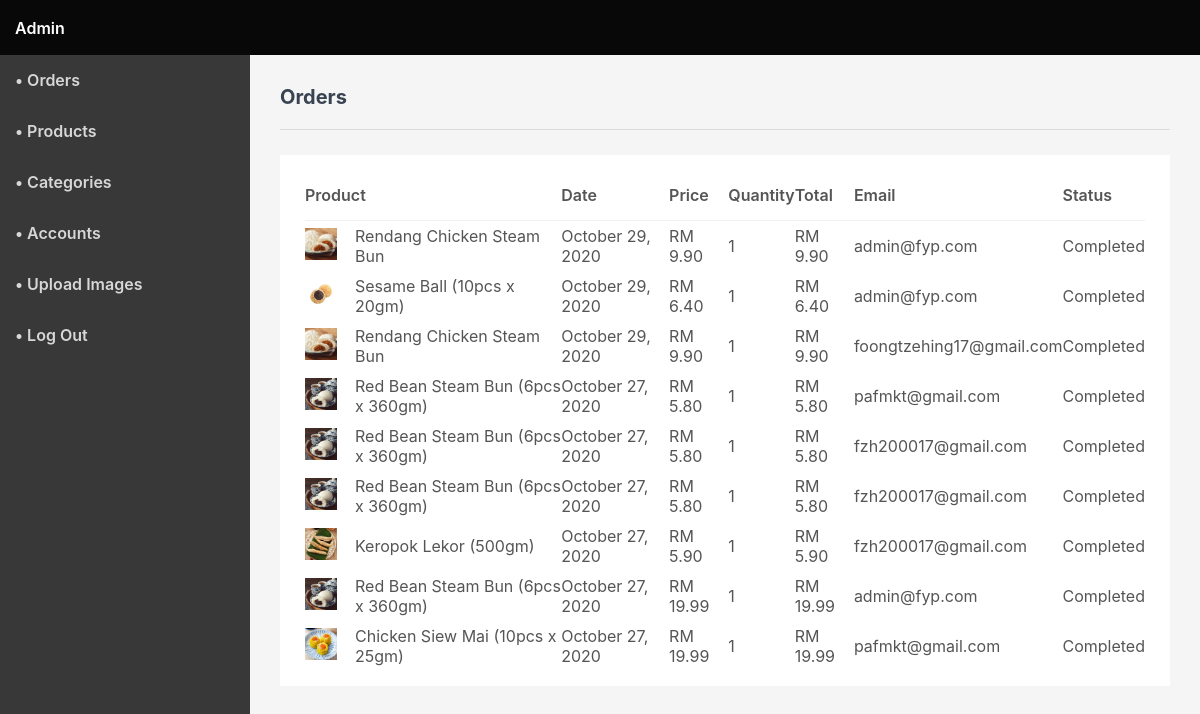
Page /admin/index.php (signed in) on the committed database.
### tables this page shows
CREATE TABLE `transactions` (
  `id` int(11) NOT NULL,
  `txn_id` varchar(255) NOT NULL,
  `payment_amount` decimal(7,2) NOT NULL,
  `payment_status` varchar(30) NOT NULL,
  `created` datetime NOT NULL,
  `payer_email` varchar(255) NOT NULL DEFAULT '',
  `first_name` varchar(100) NOT NULL DEFAULT '',
  `last_name` varchar(100) NOT NULL DEFAULT '',
  `address_street` varchar(255) NOT NULL DEFAULT '',
  `address_city` varchar(100) NOT NULL DEFAULT '',
  `address_state` varchar(100) NOT NULL DEFAULT '',
  `address_zip` varchar(50) NOT NULL DEFAULT '',
  `address_country` varchar(100) NOT NULL DEFAULT '',
  `account_id` int(11) DEFAULT NULL,
  `payment_method` varchar(50) NOT NULL DEFAULT 'website'
);

CREATE TABLE `products` (
  `id` int(11) NOT NULL,
  `name` varchar(200) NOT NULL,
  `desc` text NOT NULL,
  `price` decimal(7,2) NOT NULL,
  `rrp` decimal(7,2) NOT NULL DEFAULT 0.00,
  `quantity` int(11) NOT NULL,
  `img` text NOT NULL,
  `date_added` datetime NOT NULL DEFAULT current_timestamp()
);

CREATE TABLE `transactions_items` (
  `id` int(11) NOT NULL,
  `txn_id` varchar(255) NOT NULL,
  `item_id` int(11) NOT NULL,
  `item_price` decimal(7,2) NOT NULL,
  `item_quantity` int(11) NOT NULL,
  `item_options` varchar(255) NOT NULL
);

### admin/index.php (called while the page is built, shortened)
<?php
include '../functions.php';
$page = isset($_GET['page']) && file_exists($_GET['page'] . '.php') ? $_GET['page'] : 'orders';
include $page . '.php';
?>

### admin/orders.php (the view, shortened to what this page needs)
<?php
$stmt = $pdo->prepare('SELECT
    p.img AS img,
    p.name AS name,
    t.*,
    ti.item_price AS price,
    ti.item_quantity AS quantity,
    ti.item_options AS options
    FROM transactions t
    JOIN transactions_items ti ON ti.txn_id = t.txn_id
    JOIN products p ON p.id = ti.item_id
    ORDER BY t.created DESC');
$stmt->execute();
$orders = $stmt->fetchAll(PDO::FETCH_ASSOC);
?>
<?=template_admin_header('Orders')?>
<h2>Orders</h2>
<div class="content-block">
    <div class="table">
        <table>
            <thead>
                <tr>
                    <td colspan="2">Product</td>
                    <td class="responsive-hidden">Date</td>
                    <td class="responsive-hidden">Price</td>
                    <td>Quantity</td>
                    <td>Total</td>
                    <td class="responsive-hidden">Email</td>
                    <td class="responsive-hidden">Status</td>
                </tr>
            </thead>
            <tbody>
                <?php if (empty($orders)): ?>
                <tr>
                    <td colspan="8" style="text-align:center;">There are no recent orders</td>
                </tr>
                <?php else: ?>
                <?php foreach ($orders as $order): ?>
                <tr class="details">
                    <td class="img">
                        <?php if (!empty($order['img']) && file_exists('../imgs/' . $order['img'])): ?>
                        <img src="../imgs/<?=$order['img']?>" width="32" height="32" alt="<?=$order['name']?>">
                        <?php endif; ?>
                    </td>
                    <td><?=$order['name']?></td>
                    <td class="responsive-hidden"><?=date('F j, Y', strtotime($order['created']))?></td>
                    <td class="responsive-hidden"><?=currency_code?><?=number_format($order['price'],2)?></td>
                    <td><?=$order['quantity']?></td>
                    <td><?=currency_code?><?=number_format($order['price'] * $order['quantity'], 2)?></td>
                    <td class="responsive-hidden"><?=$order['payer_email']?></td>
                    <td class="responsive-hidden"><?=$order['payment_status']?></td>
                </tr>
                <?php endforeach; ?>
                <?php endif; ?>
            </tbody>
        </table>
    </div>
</div>
<?=template_admin_footer()?>

### admin/admin.css (style rules this page uses)
* { box-sizing: border-box; font-family: -apple-system, BlinkMacSystemFont, "segoe ui", roboto, oxygen, ubuntu, cantarell, "fira sans", "droid sans", "helvetica neue", Arial, sans-serif; font-size: 16px; -webkit-font-smoothing: antialiased; -moz-osx-font-smoothing: grayscale; }
html { height: 100%; }
body { position: relative; min-height: 100%; color: #555555; background-color: #F5F5F5; margin: 0; }
h1, h2, h3, h4, h5 { color: #394352; margin: 0; padding: 0; }
main h2 { font-size: 20px; padding-bottom: 20px; border-bottom: 1px solid #dbdbdd; }
main .content-block { background-color: #fff; margin-top: 25px; padding: 15px; }
main .table { padding: 0 10px; }
main .table table { width: 100%; border-collapse: collapse; }
main .table table thead td { font-weight: 600; padding: 15px 0; }
main .table table thead tr { border-bottom: 1px solid #f0f0f1; }
main .table table tbody td { padding: 5px 0; }
main .table table tbody .img { width: 50px; }
main .table table .details { cursor: pointer; }

### rows in the picture
transactions: products.img (picture), products.name "Rendang Chicken Steam Bun", created "October 29, 2020", transactions_items.item_price "9.90", transactions_items.item_quantity "1", payer_email "admin@fyp.com", payment_status "Completed", products.name "Sesame Ball (10pcs x 20gm)", transactions_items.item_price "6.40"
transactions: products.img (picture), products.name "Rendang Chicken Steam Bun", created "October 29, 2020", transactions_items.item_price "9.90", transactions_items.item_quantity "1", payer_email "foongtzehing17@gmail.com", payment_status "Completed"
transactions: products.img (picture), products.name "Red Bean Steam Bun (6pcs x 360gm)", created "October 27, 2020", transactions_items.item_price "5.80", transactions_items.item_quantity "1", payer_email "pafmkt@gmail.com", payment_status "Completed"
transactions: products.img (picture), products.name "Red Bean Steam Bun (6pcs x 360gm)", created "October 27, 2020", transactions_items.item_price "5.80", transactions_items.item_quantity "1", payer_email "fzh200017@gmail.com", payment_status "Completed"
transactions: products.img (picture), products.name "Red Bean Steam Bun (6pcs x 360gm)", created "October 27, 2020", transactions_items.item_price "5.80", transactions_items.item_quantity "1", payer_email "fzh200017@gmail.com", payment_status "Completed", products.name "Keropok Lekor (500gm)", transactions_items.item_price "5.90"
transactions: products.img (picture), products.name "Red Bean Steam Bun (6pcs x 360gm)", created "October 27, 2020", transactions_items.item_price "19.99", transactions_items.item_quantity "1", payer_email "admin@fyp.com", payment_status "Completed"
transactions: products.img (picture), products.name "Chicken Siew Mai (10pcs x 25gm)", created "October 27, 2020", transactions_items.item_price "19.99", transactions_items.item_quantity "1", payer_email "pafmkt@gmail.com", payment_status "Completed"
